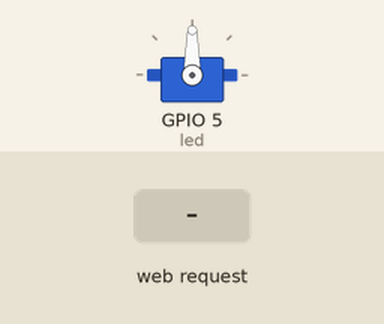
This sketch was run on a simulated ESP8266 (NodeMCU). Shown: servo. Inputs (shaded band) come from the test bench. WiFi joins after 1.5 s; servers stay silent unless stated; what the sketch prints to the serial monitor is not drawn.

Above: at 2.7 s.
2.8 s: HTTP request GET /TOG received
At 3.05 s:
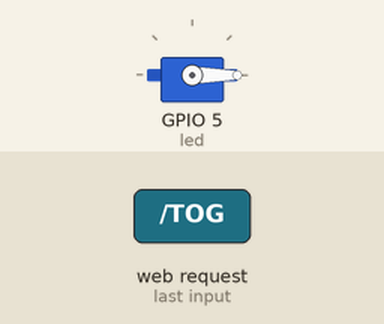
4.8 s: HTTP request GET / received
Timing chart, 0 to 7.8 s (numbered marks = the images above; inputs shaded):
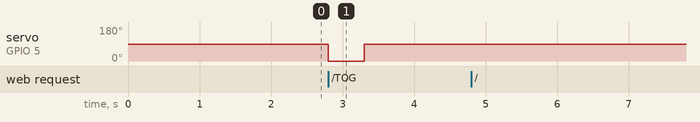

Measured:
- after the input at 2.8 s, servo on GPIO 5 (led): 90° → 0° at once, → 90° 0.50 s later
- after the input at 4.8 s, every drawn part: stays the same

The sketch:

Remote_Water_Pistol.ino
```cpp
#include <ESP8266WiFi.h>
#include <WiFiClient.h>
#include <ESP8266WiFiMulti.h>
#include <ESP8266mDNS.h>
#include <ESP8266WebServer.h>
#include<Servo.h>

const char* ssid     = "4GEE_Router_7440_2.4GHz";
const char* password = "DAwey3yu6bpM";
Servo myservo;
int threshold = 60;
String html1 = "<!DOCTYPE html><html><head><meta name=\"viewport\" content=\"width=device-width, initial-scale=1\"><link rel=\"icon\" href=\"data:,\"><style>html { font-family: Helvetica; display: inline-block; margin: 0px auto; text-align: center;}.button { background-color: #195B6A; border: none; color: white; padding: 16px 40px;text-decoration: none; font-size: 30px; margin: 2px; cursor: pointer;}.button2 {background-color: #77878A;}</style></head><body><h1> Remote Pistol</h1>";

String html2 = "<br> <p><form action=\"/TOG\" method=\"POST\"><input type=\"submit\" value=\"Toggle Heating\"></form></p></body></html>";
String conf = "<!DOCTYPE html><html><body><h1>Shot Fired</h1> </body></html>";

//ESP8266WiFiMulti wifiMulti;     // Create an instance of the ESP8266WiFiMulti class, called 'wifiMulti'z

ESP8266WebServer server(80);

int led = 5;
boolean ledison = false;

void handleLED();
void handleRoot();
void handleGet();

void setup() {
    myservo.attach(5);
  // Initialize the output variables as outputs

  myservo.write(90);

  // put your setup code here, to run once:
  pinMode(led, OUTPUT);
  digitalWrite(led, LOW);

    Serial.begin(115200);         // Start the Serial communication to send messages to the computer
  delay(10);
  Serial.println('\n');


  //wifiMulti.addAP("BTHub4-QXJX", "ac4d8b348c");   // add Wi-Fi networks you want to connect to


  Serial.println("Connecting ...");
  int i = 0;
WiFi.begin(ssid, password);
  while (WiFi.status() != WL_CONNECTED) {
    delay(500);
    Serial.print(".");
  }
  Serial.println('\n');
  Serial.print("Connected to ");
  Serial.println(WiFi.SSID());              // Tell us what network we're connected to
  Serial.print("IP address:\t");
  Serial.println(WiFi.localIP());           // Send the IP address of the ESP8266 to the computer

  if (MDNS.begin("esp8266")) {              // Start the mDNS responder for esp8266.local
    Serial.println("mDNS responder started");
  } else {
    Serial.println("Error setting up MDNS responder!");
  }

  server.on("/", HTTP_GET, handleRoot);     // Call the 'handleRoot' function when a client requests URI "/"
  server.on("/TOG", HTTP_POST, handleLED);  // Call the 'handleLED' function when a POST request is made to URI "/LED"
  server.on("/TOG", HTTP_GET, handleGet);

  server.begin();                           // Actually start the server
  Serial.println("HTTP server started");
}

void loop() {
  // put your main code here, to run repeatedly:
  server.handleClient();
}

void handleLED(){
  Serial.println("handleLED");
  //toggleLed();
  PressButton();
  server.sendHeader("Location", "/");
  server.send(303);

}

void handleGet(){
  server.send(200, "text/html", conf);
  handleLED();
}
void handleRoot(){
  Serial.println("handleRoot");
  String isOn = "Off";
  if(analogRead(A0) > threshold)
    isOn = "On";

  String full = html1 +  html2;
  server.send(200, "text/html", full);
}
```

Functions.ino
```cpp
void PressButton() {

      myservo.write(0);
      delay(500);
      myservo.write(90);
      delay(900);


}

void toggleLed() {
  if (ledison)
    digitalWrite(led, LOW);
  else
    digitalWrite(led, HIGH);
  ledison = !ledison;
}
```
